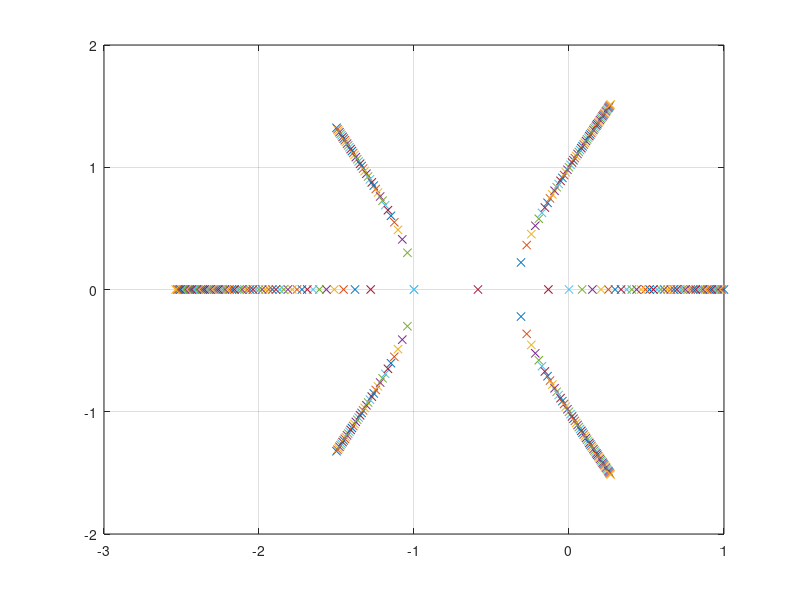

This chart was generated by the following MATLAB code:
clear
k=[0:0.1:10];
b=[-1;0;1]; c=[1 2 0]; d=0;
for i=1:length(k);
a=[0 1 0;2 0 1;-k(i) -3 -2]; sysc=ss(a,b,c,d);
sys=tf(sysc); p(:,i)=pole(sys);
end
plot(p,'x'), grid
